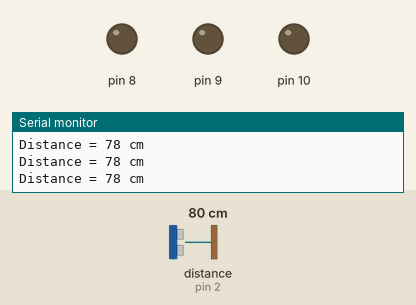
The sketch below on a simulated Arduino Uno, built with avr-gcc and run on an emulated ATmega328P. On the bench: output pins drawn as LEDs (lit = HIGH), the last lines printed to the serial monitor. Wiring (inferred from the names in the program): ultrasonic range finder: trigger pin 3; echo pin 2. The inputs (shaded band) are chosen by the test bench; at power-on: distance to the obstacle (sensor on pin 2) 80 cm. The echo pulse lasts 58.3 µs per cm; pins used as bus, display or sensor lines are not drawn.

Above: at 1.2 s.
1.3 s: distance to the obstacle (sensor on pin 2) set to 65 cm
2.8 s: distance to the obstacle (sensor on pin 2) set to 59 cm
At 3.7 s:
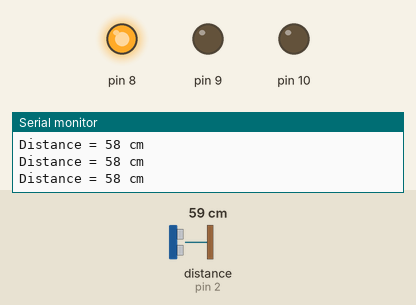
4.3 s: distance to the obstacle (sensor on pin 2) set to 35 cm
5.8 s: distance to the obstacle (sensor on pin 2) set to 28 cm
At 7.0 s:
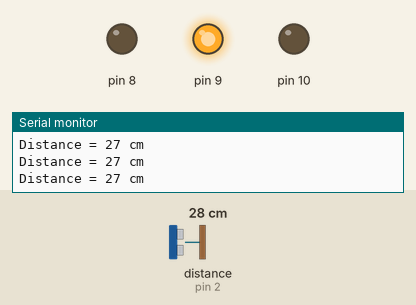
7.3 s: distance to the obstacle (sensor on pin 2) set to 13 cm
8.8 s: distance to the obstacle (sensor on pin 2) set to 10 cm
At 9.3 s:
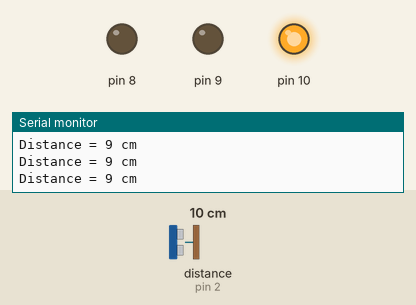
Timing chart, 0 to 11.4 s (numbered marks = the images above; inputs shaded):
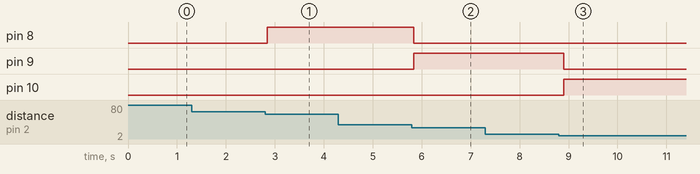

The sketch:

three-led-ultrasonic.ino
```cpp
// tinkercad: working
// arduino: working

int trigger_pin = 3;
int echo_pin = 2;
int time, distance;

void setup(){
 Serial.begin(9600);
 //led
 pinMode(8, OUTPUT);
 pinMode(9, OUTPUT);
 pinMode(10, OUTPUT);
 //ultrasonic distance sensor
 pinMode(trigger_pin, OUTPUT);
 pinMode(echo_pin, INPUT);
}

void loop(){
 digitalWrite(trigger_pin, HIGH);
 delayMicroseconds(10);
 digitalWrite(trigger_pin, LOW);
 time = pulseIn(echo_pin, HIGH);
 distance = (time * 0.034) / 2;

 if(distance <= 10){
   printStatus(distance);
   digitalWrite(10,HIGH);
   digitalWrite(9,LOW);
   digitalWrite(8,LOW);
   delay(100);
 }
 else if(distance <= 30){
   printStatus(distance);
   digitalWrite(10,LOW);
   digitalWrite(9,HIGH);
   digitalWrite(8,LOW);
   delay(100);
 }
 else if(distance <= 60){
   printStatus(distance);
   digitalWrite(10,LOW);
   digitalWrite(9,LOW);
   digitalWrite(8,HIGH);
   delay(100);
 }
 else{
   printStatus(distance);
   digitalWrite(10,LOW);
   digitalWrite(9,LOW);
   digitalWrite(8,LOW);
   delay(100);
 }
}

void printStatus(int distance){
  Serial.println("Distance = " + (String) distance + " cm");
}
```

Measured:
- the behaviour switches between 62 and 61 cm on distance to the obstacle (sensor on pin 2) (found by bisection; images 0 and 1)
- the behaviour switches between 32 and 31 cm on distance to the obstacle (sensor on pin 2) (found by bisection; images 1 and 2)
- the behaviour switches between 12 and 11 cm on distance to the obstacle (sensor on pin 2) (found by bisection; images 2 and 3)
- after the input at 2.8 s, pin 8: LOW → HIGH at once
- after the input at 5.8 s, pin 8: HIGH → LOW at once; pin 9: LOW → HIGH at once
- after the input at 8.8 s, pin 9: HIGH → LOW after 0.10 s; pin 10: LOW → HIGH after 0.10 s
